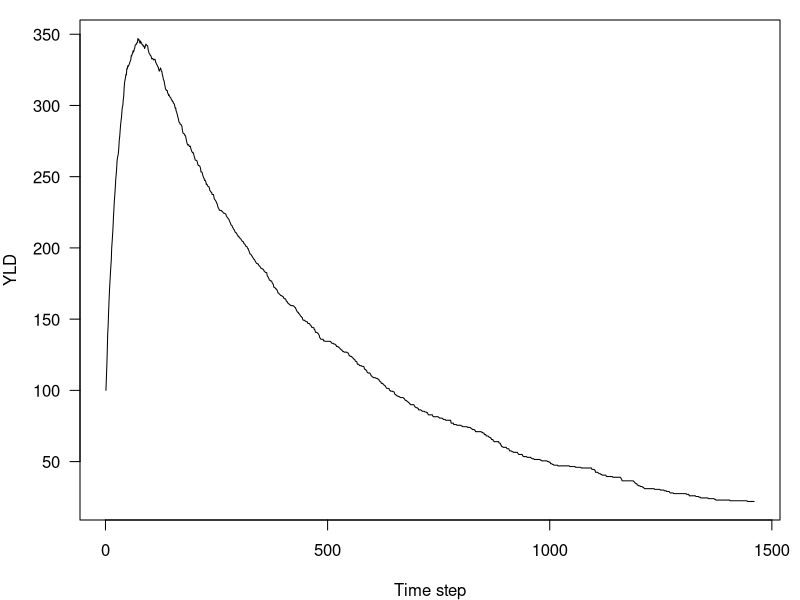
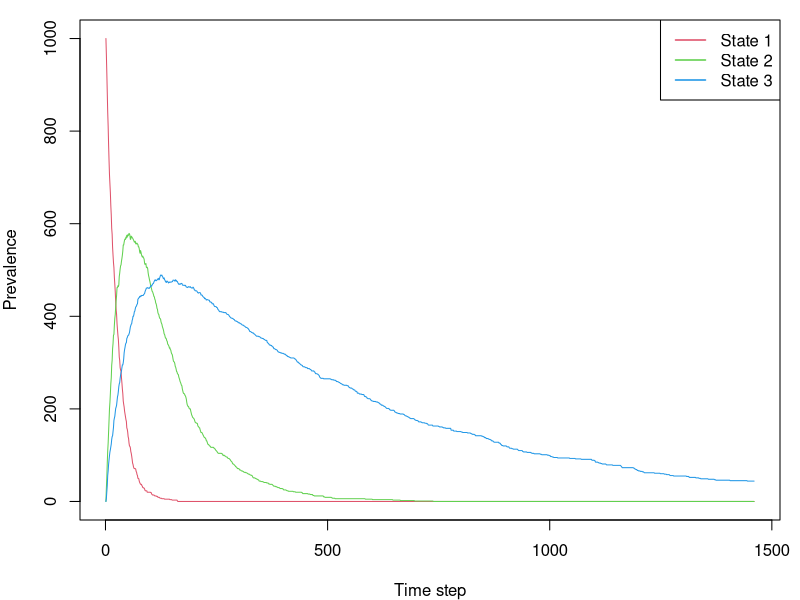
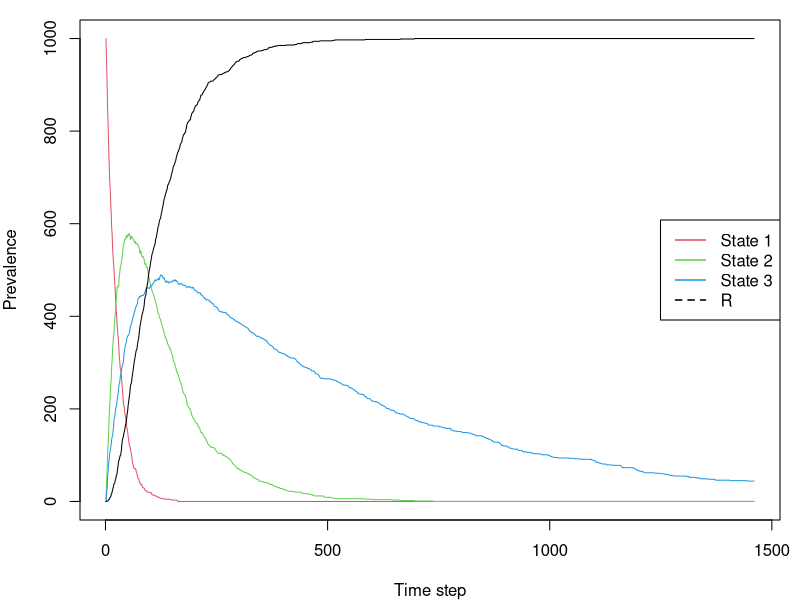
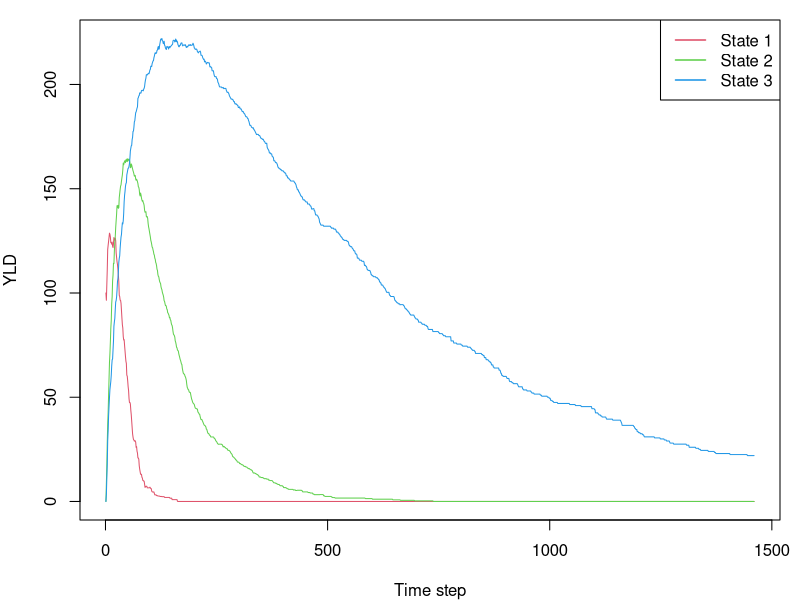
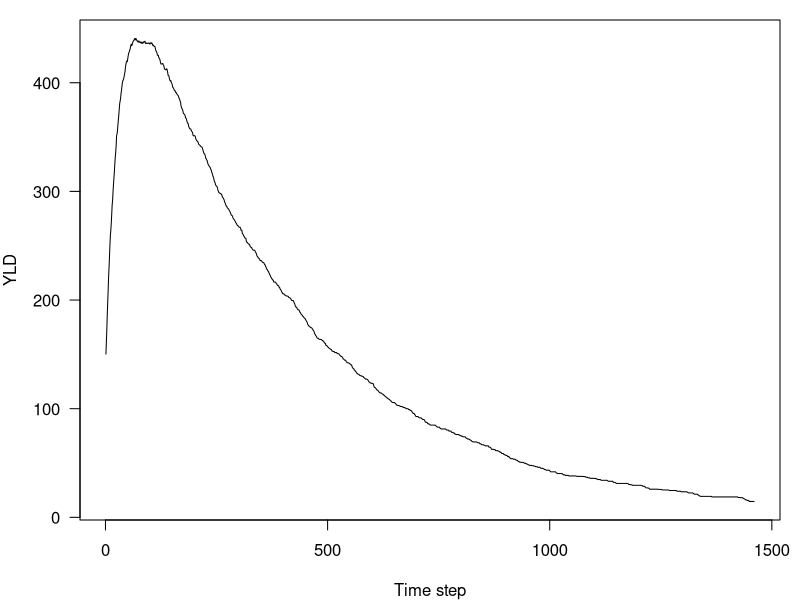
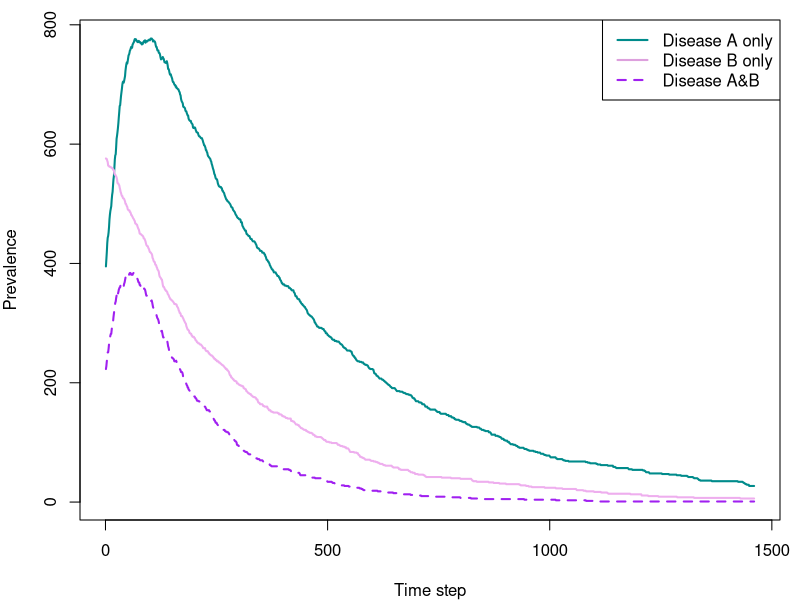
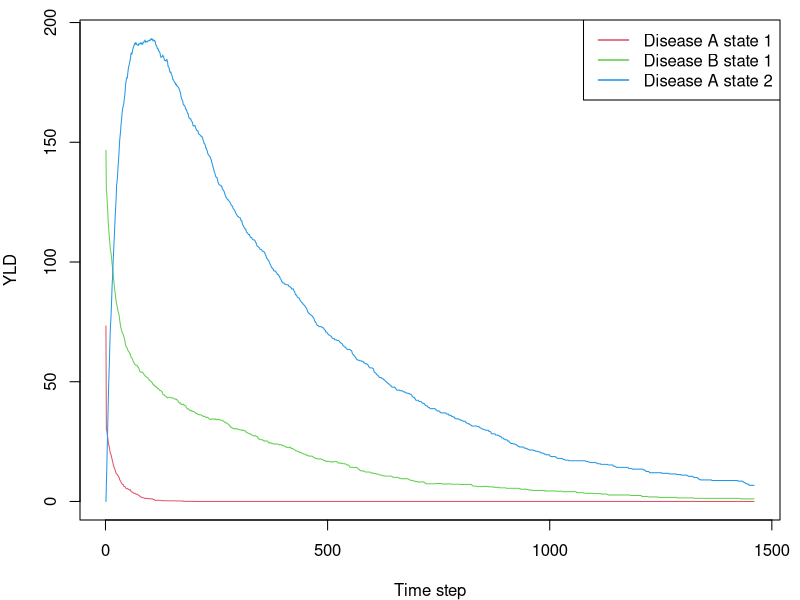
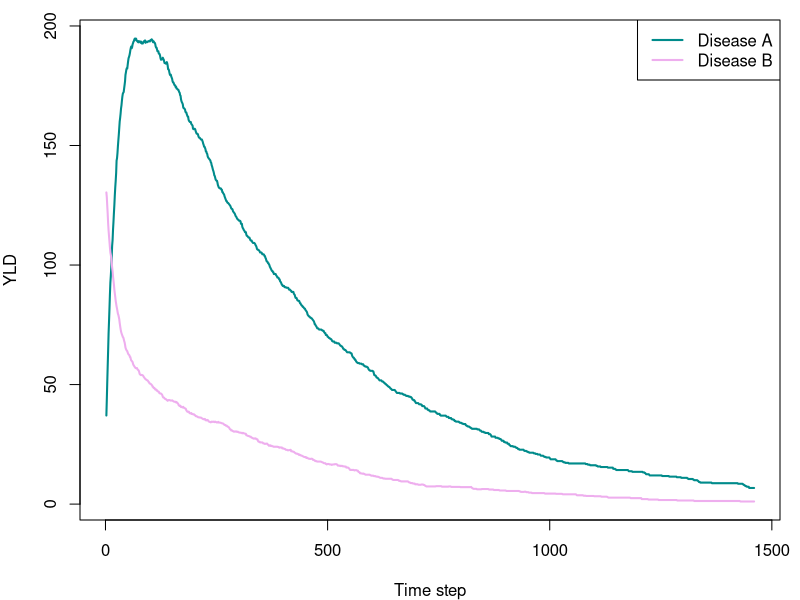

The R source for these figures, in order:
#' ---
#' output:
#'   github_document:
#'     html_preview: false
#' ---

### DALY individual based model
### .. one day time steps
### .. situation (i) state 1 -> 2|3 or 1 -> 2&3; 2 -> R; 3 -> R
### .. situation (ii) 
##
### Created: 12/04/2017
### Last update: 17-7-2017 SM | 26-2-2019 BD
### 
###  - added -> Recovery transitions
###  - added 'not-recovered' to definition of 'susc' 
###  - added ageing

## functions

# Multiplicative assumption for combining dws
dw_multi <-
function(...) {
  dw <- unlist(list(...))
  1 - prod(1 - dw)
}

get_yld <-
function(x) {
  sum(x$dw)
}


#############################################################################
### Situation (i)
### .. 3 health states
### .. same pt can experience health state 2 & 3 simultaneously
### .. all individuals *start* in health state 1

## settings
n <- 1000       # number of individuals  [=1000]
s <- 365*4      # number of time steps, 4[WAS 10] years
mean_age <- 20  # mean age of population (yrs) 

dw1 <- 0.100
dw2 <- 0.300
dw3 <- 0.500

tp_12 <- 3/100   # transition probability 1 -> 2
tp_13 <- 1/100   # transition probability 1 -> 3
rp_2  <- 1/100   # recovery probability 2 -> R
rp_3  <- 1/500   # recovery probability 3 -> R

## initialize; 1 row for each individual
dfr <-
data.frame(age = rpois(n, mean_age),
           hs1 = TRUE,
           hs2 = FALSE,
           hs3 = FALSE,
           r = FALSE,     # SM added 'Recovered' indicator
           dw = dw1)
yld <- numeric(s)
yld[1] <- get_yld(dfr)
# SM added plotting variable
yld_strat <- matrix(c(dw1*n, 0, 0), nrow = s, ncol = 3, byrow = T)
prev <- matrix(0, nrow = s, ncol = 4)  # 4th col is for 'Recovered' state
prev[1, ] <- c(n, 0, 0, 0)


## run
for (i in seq(2, s)) {

  ## age population 1 time step; check if RLE exceeded [TO DO]
  dfr$age <- dfr$age + 1
  
  ## indicator vectors; randomly determine progressions and recoveries
  get_hs2 <- rbinom(n, 1, tp_12) == 1
  get_hs3 <- rbinom(n, 1, tp_13) == 1
  recover_hs2 <- rbinom(n, 1, rp_2) == 1
  recover_hs3 <- rbinom(n, 1, rp_3) == 1

  ## individuals may recover/undergo remission from health states 2 and 3
  has_2 <- dfr$hs2
  has_3 <- dfr$hs3
  dfr$hs2[has_2][recover_hs2[has_2]] <- FALSE
  dfr$hs3[has_3][recover_hs3[has_3]] <- FALSE
  dfr$r[has_2][recover_hs2[has_2]] <- TRUE    # SM added these 2 lines
  dfr$r[has_3][recover_hs3[has_3]] <- TRUE

  ## individuals may develop health states 2 and/or 3
  ## if 'susceptible' (not already in state & not already recovered)
  not_recov <- !dfr$r  # SM added definition of [not yet] recov[ered]
  susc_2 <- !dfr$hs2 & not_recov
  susc_3 <- !dfr$hs3 & not_recov
  dfr$hs2[susc_2][get_hs2[susc_2]] <- TRUE
  dfr$hs3[susc_3][get_hs3[susc_3]] <- TRUE
  dfr$hs1[get_hs2[susc_2]] <- FALSE
  dfr$hs1[get_hs3[susc_3]] <- FALSE

  ## calculate combined DW
  ## NB. 2:4 refers to column indices of in-health state indicators
  dfr$dw <- apply(dfr[, 2:4], 1, function(x) dw_multi(c(dw1, dw2, dw3)[x]))

  ## calculate population-level total YLD over time
  ## also stratified by state (1, 2, 3)
  yld[i] <- get_yld(dfr)
  denom <- (dw2*dfr$hs2 + dw3*dfr$hs3)
  
  # dw always equals dw1
  # as indiv *cannot* be in state 1 & also another state
  yld_strat[i, 1] <- sum(dfr$dw[dfr$hs1])

  yld_strat[i, 2] <- sum(dfr$dw[dfr$hs2] * (dw2/denom[dfr$hs2]))
  yld_strat[i, 3] <- sum(dfr$dw[dfr$hs3] * (dw3/denom[dfr$hs3]))

  ## record state-occupation over time
  ## to calc prevalence[=no. individuals] per state over time
  prev[i, ] <- c(nrow(dfr[dfr$hs1 == TRUE, ]),
                 nrow(dfr[dfr$hs2 == TRUE, ]),
                 nrow(dfr[dfr$hs3 == TRUE, ]),
                 nrow(dfr[dfr$r == TRUE, ]))
}

# Plot total YLD in population over time
par(mar = c(4, 4, 1, 1))
plot(seq(s), yld, type = "l", las = 1, xlab = "Time step", ylab = "YLD")


# Plot prevalence over time, separate series for each of 3 states
matplot(seq(s), prev[, 1:3],
        col = c(2, 3, 4), lty = 1, type = "l",
        xlab = "Time step", ylab = "Prevalence")
legend("topright", legend = c("State 1", "State 2", "State 3"),
       col = c(2:4), lty = 1, lwd = 1.5)

# Or including state 'R'
matplot(seq(s), prev, 
        col = c(2, 3, 4, 1), lty = 1, type = "l",
        xlab = "Time step", ylab = "Prevalence")
legend("right", legend = c("State 1", "State 2", "State 3", "R"),
       col = c(2:4, 1), lty= c(1, 1, 1, 2), lwd = 1.5)


# Plot YLD over time, stratified by state
# use 'redistribution method' to reverse-allocate YLD to states 2 & 3 
matplot(seq(s), yld_strat,
        col = c(2, 3, 4), lty = 1, type = "l",
         xlab = "Time step", ylab = "YLD")
legend("topright", legend = c("State 1", "State 2", "State 3"),
       col = 2:5, lty = c(1, 1, 1), lwd = 1.5)


#############################################################################
### Situation (ii)
### .. 2 diseases, 3 health states in total
### .. pt can occupy 5 different states/state combinations
### .. all ind *start* in health state 1 of either disease A or B (or both)

## settings
n <- 1000       # number of individuals  [=1000]
n_A <- 0.4*n    # assumed independent disease prevalence ratio (A:B) = 4:6
n_B <- 0.6*n

s <- 365*4      # number of time steps, 4[WAS 10] years
mean_age <- 20  # mean age of population (yrs) 

dwA1 <- 0.100
dwA2 <- 0.500
dwB1 <- 0.200

tp_A1A2 <- 3/100  # transition probability A1 -> A2
rp_A2 <- 1/400    # recovery probability A2 -> R
rp_B1 <- 1/300    # recovery probability B1 -> R

## initialize; 1 row for each individual
dfr <-
data.frame(age = rpois(n, mean_age),
           dAhs1 = FALSE,
           dBhs1 = FALSE,
           dAhs2 = FALSE,
           r = FALSE,     # 'Recovered' indicator
           dw = NA)

# assign initial nr individuals in starting state (A1, B1) of each disease:
# assume that multi-morbidity (having both disease A and B) is random
dfr$dAhs1 <- rbinom(n, 1, n_A/n) == 1
dfr$dBhs1 <- rbinom(n, 1, n_B/n) == 1

# assign initial dw using multiplicative method
dfr$dw <- apply(dfr[, 2:3], 1, function(x) dw_multi(c(dwA1, dwB1)[x]))

initA <- nrow(dfr[dfr$dAhs1==TRUE, ])
initB <- nrow(dfr[dfr$dBhs1==TRUE, ])

# eg. n=236 starting in dAhs1 & dBhs1 
#nrow(dfr[dfr$dAhs1 == TRUE & dfr$dBhs1 == TRUE, ])

yld <- numeric(s)
yld[1] <- get_yld(dfr)

# initialise plotting variable
denom <- (dwA1*dfr$dAhs1 + dwB1*dfr$dBhs1)

yld_strat <-
  matrix(c(sum(dfr$dw*(dwA1/denom), na.rm = TRUE),
           sum(dfr$dw*(dwB1/denom), na.rm = TRUE),
           0),
         nrow = s, ncol = 3, byrow = TRUE)

# initialise another plotting variable
yld_dis <- matrix(c(NA, NA), nrow = s, ncol = 2, byrow = TRUE)

##yld_dis <- matrix(c(dwA1,dwB1),nrow=s,ncol=2,byrow=T)

# prevalent number indivs in [dAhs1, dBhs1, dAhs2, R] states 
prev <- matrix(0, nrow = s, ncol = 4)
prev[1, ] <- c(initA, initB, 0, 0)

# prevalent number indivs with disease [A, B, A&B] 
prev_dis <- matrix(0, nrow = s, ncol = 3)
prev_dis[1, ] <-
  c(initA, initB, nrow(dfr[dfr$dAhs1 == TRUE & dfr$dBhs1 == TRUE, ]))

## run
for (i in seq(2, s)) {

  ## age population 1 time step; check if RLE exceeded [TO DO]
  dfr$age <- dfr$age + 1
  
  ## indicator vectors; randomly determine progressions and recoveries
  get_dAhs2 <- rbinom(n, 1, tp_A1A2) == 1
  recover_dAhs2 <- rbinom(n, 1, rp_A2) == 1
  recover_dBhs1 <- rbinom(n, 1, rp_B1) == 1

  ## indv may recover/undergo remission from health states A2 and B1 only
  has_A2 <- dfr$dAhs2
  has_B1 <- dfr$dBhs1
  dfr$dAhs2[has_A2][recover_dAhs2[has_A2]] <- FALSE
  dfr$dBhs1[has_B1][recover_dBhs1[has_B1]] <- FALSE
  dfr$r[has_A2][recover_dAhs2[has_A2]] <- TRUE
  dfr$r[has_B1][recover_dBhs1[has_B1]] <- TRUE

  ## indv may transition A1 -> A2 if 'susceptible'
  ## (not already in state & not already recovered)
  not_recov <- !dfr$r
  susc_A2 <- !dfr$dAhs2 & not_recov
  dfr$dAhs2[susc_A2][get_dAhs2[susc_A2]] <- TRUE
  dfr$dAhs1[get_dAhs2[susc_A2]] <- FALSE

  ## calculate combined DW
  ##NB. 2:4 refers to column indices of in-health state indicators
  dfr$dw <- apply(dfr[, 2:4], 1, function(x) dw_multi(c(dwA1, dwB1, dwA2)[x]))

  ## calculate population-level total YLD over time; and stratified by state
  yld[i] <- get_yld(dfr)
  denom <- (dwA2*dfr$dAhs2 + dwB1*dfr$dBhs1 + dwA2*dfr$dAhs2)

  tmp <- dfr$dw[dfr$dAhs1] * (dwA1/denom[dfr$dAhs1])
  yld_strat[i, 1] <- sum(tmp[is.finite(tmp)])

  tmp <- dfr$dw[dfr$dBhs1] * (dwB1/denom[dfr$dBhs1])
  yld_strat[i, 2] <- sum(tmp[is.finite(tmp)])

  tmp <- dfr$dw[dfr$dAhs2] * (dwA2/denom[dfr$dAhs2])
  yld_strat[i, 3] <- sum(tmp[is.finite(tmp)])

  ## also YLD by disease (A, B)
  # sum already-re-distributed YLD
  yld_dis[i, 1] <- yld_strat[i, 1] + yld_strat[i, 3]
  yld_dis[i, 2] <- yld_strat[i, 2]

  ## record state-occupation over time
  ## calc prevalence per each of 3 states (A1, B1, A2) + Recovered
  prev[i,] <-
    c(nrow(dfr[dfr$dAhs1 == TRUE, ]),
      nrow(dfr[dfr$dBhs1 == TRUE, ]),
      nrow(dfr[dfr$dAhs2 == TRUE, ]),
      nrow(dfr[dfr$r == TRUE, ]))

  ## calc prevalence per disease A, disease B, and A&B over time
  prev_dis[i,] <-
    c(nrow(dfr[dfr$dAhs1 == TRUE | dfr$dAhs2 == TRUE,]),
      nrow(dfr[dfr$dBhs1 == TRUE, ]),
      nrow(dfr[(dfr$dAhs1 == TRUE | dfr$dAhs2 == TRUE) &
             dfr$dBhs1 == TRUE, ]))
}

# Plot total YLD in population over time
par(mar = c(4, 4, 1, 1))
plot(seq(s), yld,
     type = "l", las = 1,
     xlab = "Time step", ylab = "YLD")

# Plot prevalence over time
# separate series for each of disease A-only, disease B-only, disease A&B
matplot(seq(s), prev_dis[, 1:3],
        col = c("darkcyan", "plum2", "purple"),
        lty = c(1, 1, 2), lwd = 2, type = "l",
        xlab = "Time step", ylab = "Prevalence")
legend("topright",
       legend = c("Disease A only", "Disease B only", "Disease A&B"),
       col = c("darkcyan", "plum", "purple"), lty = c(1, 1, 2), lwd = 2)


# Plot YLD over time, stratified by state
# use 'redistribution method' to reverse-allocate YLD to atates A1, B1, A2
matplot(seq(s), yld_strat,
        col = c(2, 3, 4), lty = 1, type = "l",
        xlab = "Time step", ylab = "YLD")
legend("topright",
       legend = c("Disease A state 1", "Disease B state 1",
                  "Disease A state 2"),
       col = c(2:4), lty = c(1, 1), lwd = 1.5)


# Plot YLD over time, stratified by disease
# use 'redistribution method' to reverse-allocate YLD to disease A, disease B
matplot(seq(s), yld_dis,
        col = c("darkcyan", "plum2"),
        lty = 1, type = "l", lwd = 2,
        xlab = "Time step", ylab = "YLD")

legend("topright", legend = c("Disease A", "Disease B"),
       col = c("darkcyan", "plum2"), lty = c(1, 1), lwd = 2)

##rmarkdown::render("DALY-IBM.R")